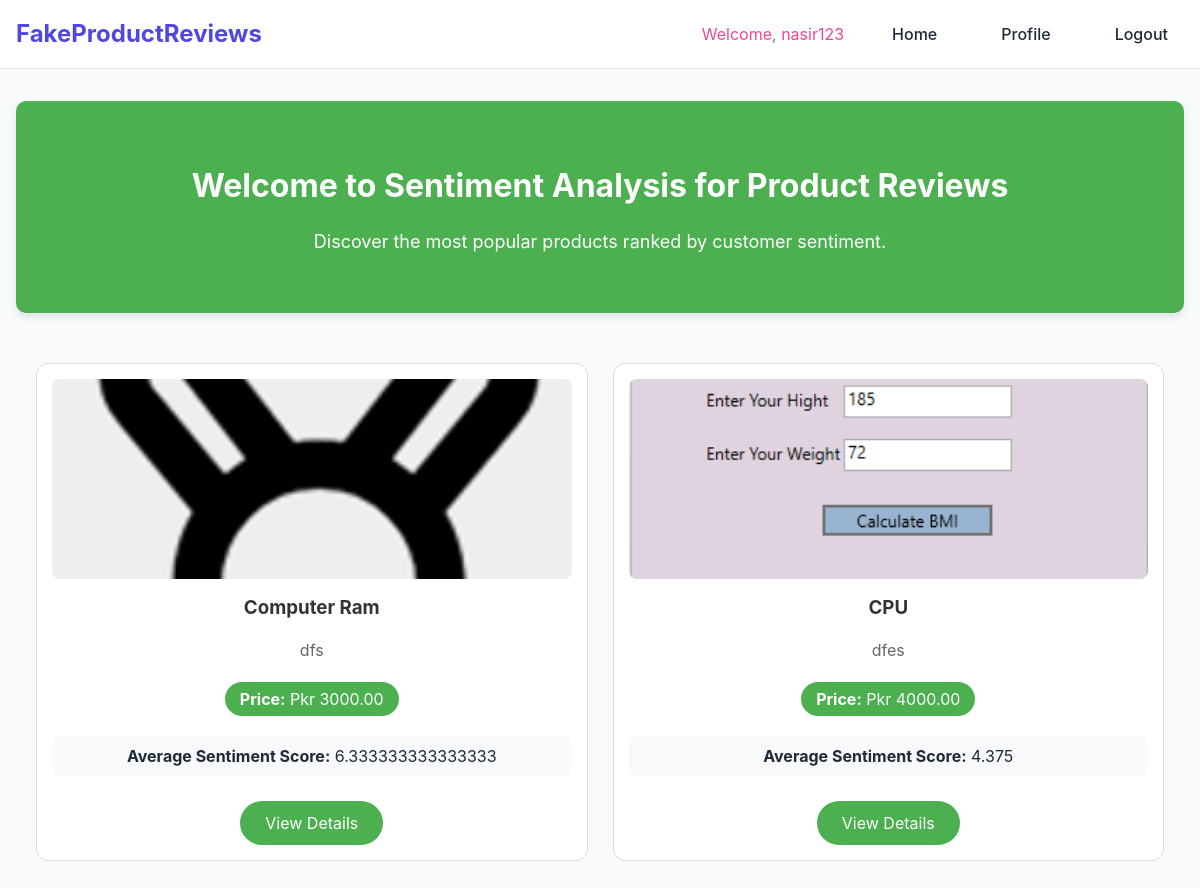
Page / (signed in) on the committed database.
### myapp/models.py (models this page shows, shortened)
class Product(models.Model):
    productid = models.AutoField(primary_key=True)
    name = models.CharField(max_length=255)  # Renamed from title
    description = models.TextField()
    picture = models.ImageField(upload_to='product_images/', null=True, blank=True)  # New field
    price = models.DecimalField(max_digits=10, decimal_places=2)  # New field
    quantity = models.PositiveIntegerField()  # New field
    added_date = models.DateTimeField(default=timezone.now)

### myapp/views.py (the view)
# urls.py: 2. Add a URL to urlpatterns:  path('', views.home, name='home')
def home(request):
    products = Product.objects.all()
    for product in products:
        total_score = 0
        comment_count = 0
        for comment in product.comments.all():
            total_score += comment.sentiment_score
            comment_count += 1
        if comment_count > 0:
            product.average_sentiment = total_score / comment_count
        else:
            product.average_sentiment = None  # No reviews
    return render(request, 'home.html', {
        'products': products,
    })

### templates/home.html (shortened to what this page needs)
{% extends "base.html" %}
{% block content %}
<div class="hero">
    <h1>Welcome to Sentiment Analysis for Product Reviews</h1>
    <p>Discover the most popular products ranked by customer sentiment.</p>
</div>
<div class="products-list">
    {% for product in products %}
    <div class="product">
        <div class="image-container">
            <img src="{{ product.picture.url }}" alt="{{ product.name }}" class="img-fluid">
        </div>
        <h3>{{ product.name }}</h3>
        <p>{{ product.description }}</p>
        <div class="price-tag">
            <strong>Price:</strong> Pkr {{ product.price }}
        </div>
        <div class="sentiment-score">
            {% if product.average_sentiment %}
                <strong>Average Sentiment Score:</strong> {{ product.average_sentiment }}
            {% else %}
                <strong>Average Sentiment Score:</strong> No reviews yet
            {% endif %}
        </div>
        <a href="{% url 'product_details' product.productid %}" class="btn-primary">View Details</a>
    </div>
    {% empty %}
    <p>No products available.</p>
    {% endfor %}
</div>
{% endblock %}

### templates/base.html (style rules this page uses)
:root { --primary-color: #4f46e5; --primary-hover: #4338ca; --success-color: #22c55e; --error-color: #ef4444; --warning-color: #f59e0b; --text-dark: #1f2937; --text-light: #6b7280; --background-light: #f9fafb; }
body { font-family: 'Inter', system-ui, -apple-system, sans-serif; margin: 0; padding: 0; background-color: var(--background-light); color: var(--text-dark); line-height: 1.5; }

### templates/home.html (style rules this page uses)
.hero { background-color: #4CAF50; color: white; text-align: center; padding: 40px 20px; margin-bottom: 30px; border-radius: 10px; box-shadow: 0 4px 8px rgba(0,0,0,0.1); }
.hero h1 { font-size: 32px; margin-bottom: 15px; }
.hero p { font-size: 18px; }
.products-list { max-width: 1200px; margin: 0 auto; padding: 20px; display: grid; grid-template-columns: repeat(auto-fit, minmax(300px, 1fr)); gap: 25px; }
.product { background-color: white; border: 1px solid #ddd; border-radius: 12px; padding: 15px; text-align: center; transition: transform 0.3s ease; }
.product h3 { color: #333; margin: 15px 0; }
.product p { color: #666; margin: 10px 0; line-height: 1.5; }
.image-container { width: 100%; height: 200px; overflow: hidden; border-radius: 8px; margin-bottom: 15px; }
.img-fluid { width: 100%; height: 100%; object-fit: cover; transition: transform 0.3s ease; }
.price-tag { background-color: #4CAF50; color: white; padding: 5px 15px; border-radius: 20px; display: inline-block; margin: 10px 0; }
.btn-primary { display: inline-block; background-color: #4CAF50; color: white; padding: 10px 25px; text-decoration: none; border-radius: 25px; margin-top: 15px; transition: background-color 0.3s ease; }
.sentiment-score { background-color: #f8f9fa; padding: 8px; border-radius: 8px; margin: 10px 0; }

### rows in the picture
Product: picture (picture), name "Computer Ram", description "dfs", price "3000.00", average_sentiment "6.333333333333333"
Product: picture (picture), name "CPU", description "dfes", price "4000.00", average_sentiment "4.375"

### other values in the picture
{{ request.session.username }} "nasir123"
